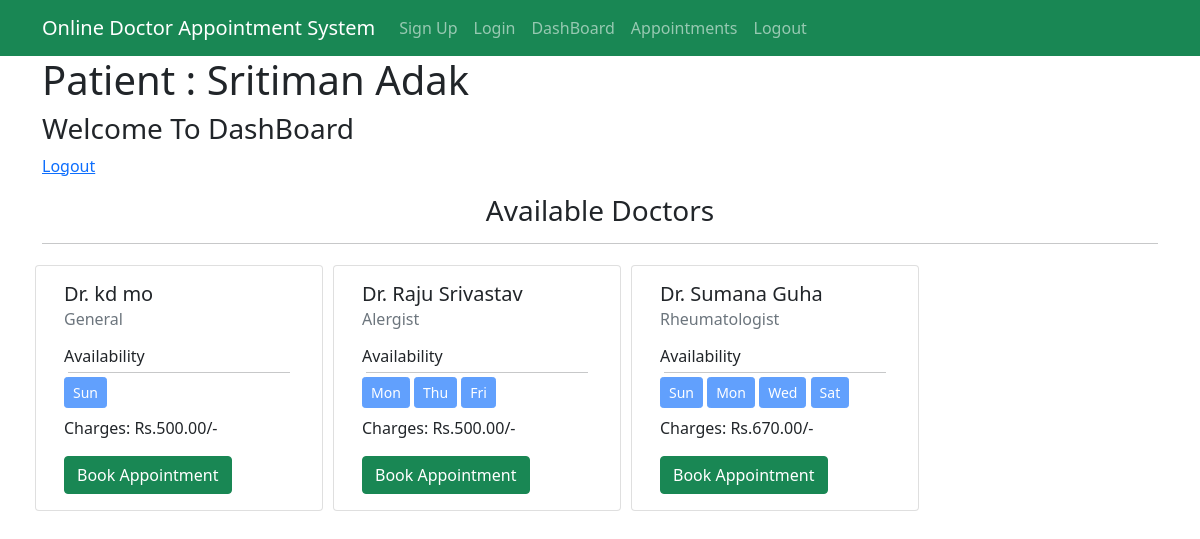
The page /dashboard/patient/ (signed in) on the database its author committed.
### accounts/models.py (models this page shows)
class Doctor(User):
    CHOICES = [
        ('Male','Male'),
        ('Female','Female'),
        ('Others','Others'),
    ]
    SPECIALITIES= [
        ('Podiatrist','Podiatrist'),
        ('General','General'),
        ('Pediatrician','Pediatrician'),
        ('Endocrinologist','Endocrinologist'),
        ('NeuroLogist','Neurologist'),
        ('Rheumatologist','Rheumatologist'),
        ('Alergist','Allergist'),
        ('Psychiatrist','Psychiatrist'),
    ]
    gender = models.CharField(null = False, max_length=8, choices=CHOICES)
    contact = models.CharField(max_length=12)
    dob = models.DateField()
    speciality = models.CharField(null=False, choices = SPECIALITIES, max_length=20)
    bio = models.TextField(null=True, max_length=800, blank=True)
    yoe = models.IntegerField()
    charge = models.DecimalField(decimal_places=2,max_digits=7, max_length = 10)
    paypal = models.EmailField(max_length=70, null = True, blank = True)
    sun_start = models.TimeField(null=True, blank=True)
    sun_end = models.TimeField(null = True, blank=True)
    mon_start = models.TimeField(null = True, blank=True)
    mon_end = models.TimeField(null = True, blank=True)
    tue_start = models.TimeField(null = True, blank=True)
    tue_end = models.TimeField(null = True, blank=True)
    wed_start = models.TimeField(null = True, blank=True)
    wed_end = models.TimeField(null = True, blank=True)
    thu_start = models.TimeField(null = True, blank=True)
    thu_end = models.TimeField(null = True, blank=True)
    fri_start = models.TimeField(null = True, blank=True)
    fri_end = models.TimeField(null = True, blank=True)
    sat_start = models.TimeField(null = True, blank=True)
    sat_end = models.TimeField(null = True, blank=True)

### mainapp/views.py (the view)
# urls.py: path('dashboard/patient/',views.PatientDashboard.as_view(), name="pd"),
class PatientDashboard(View):
    def get(self, request):
        if request.user.is_authenticated:
            if isDoctor(request.user):
                return redirect('/dashboard/doctor/')
            patient = Patient.objects.get(pk = request.user.id)
            doctors = Doctor.objects.all()
            context = {
                "patient" : patient,
                "doctors": doctors,
            }
            return render(request, "patient/patient-dashboard.html", context=context)
        return redirect('/accounts/login/patient/')

### accounts/views.py (called while the page is built)
def isDoctor(user):
    try:
        Doctor.objects.get(pk = user.id)
        return True
    except Exception as exe:
        return False

### templates/patient/patient-dashboard.html (shortened to what this page needs)
{% extends "patient/base.html" %}
{% block content %}
<div class="container">
  <h1>
  Patient : {{patient.first_name}} {{patient.last_name}}
  </h1>
  <h3>Welcome To DashBoard</h3>
  <p><a href="{% url 'logout_p' %}">Logout</a></p>
  <h3 class = "text-center">Available Doctors</h3>
  <hr>
  <div class="row">
    {% for doctor in doctors %}
    <div class="card" style="width: 18rem; margin:5px;">
      <div class="card-body">
        <h5 class="card-title">Dr. {{doctor.first_name}} {{doctor.last_name}}</h5>
        <h6 class="card-subtitle mb-2 text-muted">{{doctor.speciality}}</h6>
        <p style="margin-top: 15px; margin-bottom:0px; padding:0px;">Availability</p>
        <hr style=" margin:4px; padding:0px;">
        <div style="justify-content: center; align-items:center;">
          {% if doctor.sun_start %}
          <button disabled class="btn btn-primary btn-sm">Sun</button>
          {% endif %}
          {% if doctor.mon_start %}
          <button disabled class="btn btn-primary btn-sm">Mon</button>
          {% endif %}
          {% if doctor.wed_start %}
          <button disabled class="btn btn-primary btn-sm">Wed</button>
          {% endif %}
          {% if doctor.thu_start %}
          <button disabled class="btn btn-primary btn-sm">Thu</button>
          {% endif %}
          {% if doctor.fri_start %}
          <button disabled class="btn btn-primary btn-sm">Fri</button>
          {% endif %}
          {% if doctor.sat_start %}
          <button disabled class="btn btn-primary btn-sm">Sat</button>
          {% endif %}
        </div>
        <p class="mt-2">Charges: Rs.{{doctor.charge}}/-</p>
          <button type="button" class="btn btn-success" data-bs-toggle="modal" data-bs-target="#payment-for-{{doctor.id}}">
            Book Appointment
          </button>
      </div>
    </div>
    {% endfor %}
  </div>
</div>
{% endblock %}

### rows shown on the page
Doctor: first_name "kd", last_name "mo", speciality "General", sun_start "Sun", charge "500.00"
Doctor: first_name "Raju", last_name "Srivastav", speciality "Alergist", mon_start "Mon", thu_start "Thu", fri_start "Fri", charge "500.00"
Doctor: first_name "Sumana", last_name "Guha", speciality "Rheumatologist", sun_start "Sun", mon_start "Mon", wed_start "Wed", sat_start "Sat", charge "670.00"

### other values the page prints
{{ patient.first_name }} "Sritiman"
{{ patient.last_name }} "Adak"
